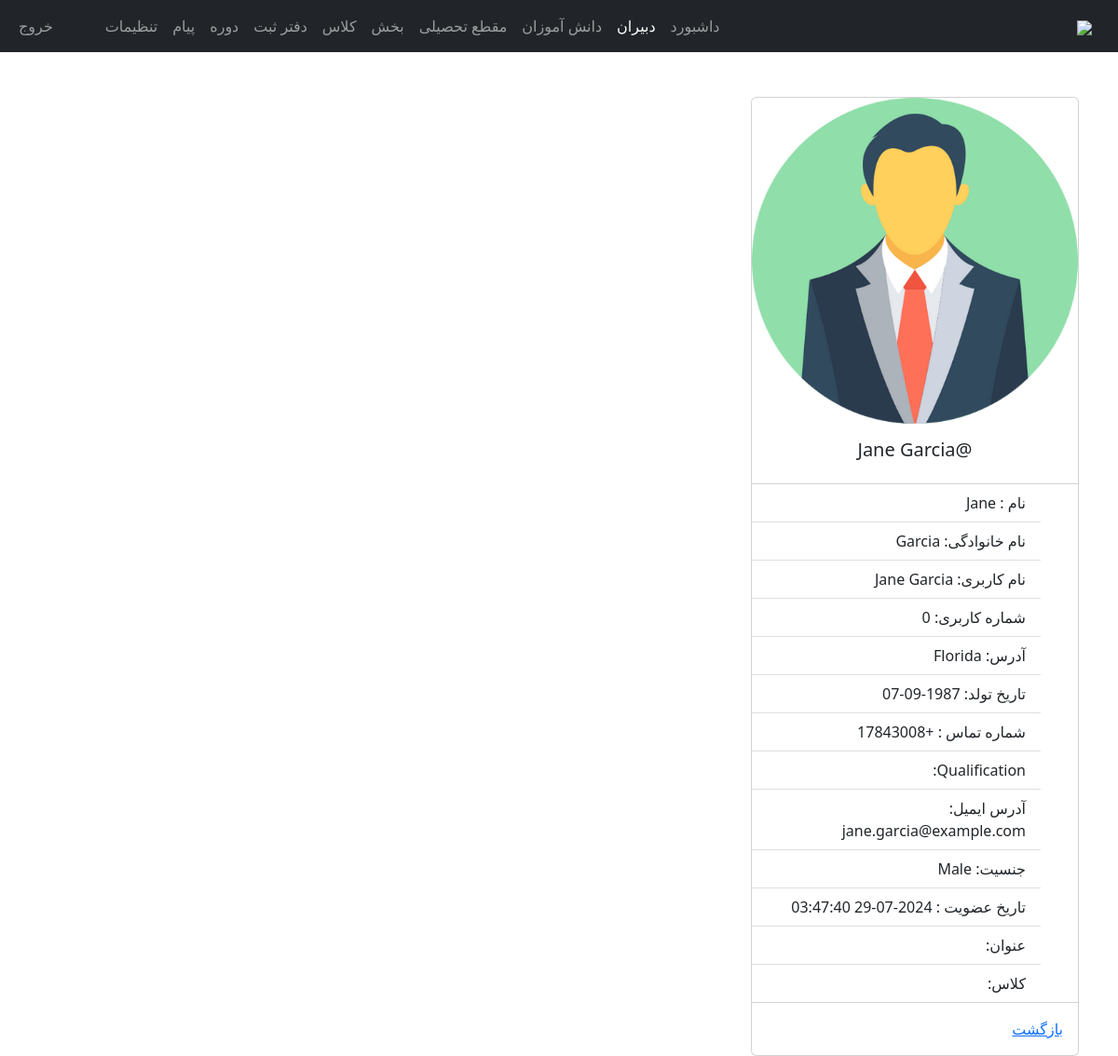
Page /admin/teacher-view.php?teacher_id=51 (signed in) on the committed database.
### tables this page shows
CREATE TABLE `teachers` (
  `teacher_id` int(11) NOT NULL,
  `username` varchar(127) NOT NULL,
  `password` varchar(255) NOT NULL,
  `class` varchar(31) NOT NULL,
  `fname` varchar(127) NOT NULL,
  `lname` varchar(127) NOT NULL,
  `subjects` varchar(31) NOT NULL,
  `address` varchar(31) NOT NULL,
  `employee_number` int(11) NOT NULL,
  `date_of_birth` date DEFAULT NULL,
  `phone_number` varchar(31) NOT NULL,
  `qualification` varchar(127) NOT NULL,
  `gender` varchar(7) NOT NULL,
  `email_address` varchar(255) NOT NULL,
  `date_of_joined` datetime NOT NULL DEFAULT current_timestamp()
);

### admin/data/teacher.php (called while the page is built, shortened)
<?php
function getTeacherById($teacher_id, $conn){
   $sql = "SELECT * FROM teachers
           WHERE teacher_id=?";
   $stmt = $conn->prepare($sql);
   $stmt->execute([$teacher_id]);
   if ($stmt->rowCount() == 1) {
     $teacher = $stmt->fetch();
     return $teacher;
   }else {
    return 0;
   }
}

### admin/teacher-view.php (the view, shortened to what this page needs)
<?php
if (
  isset($_SESSION['admin_id']) &&
  isset($_SESSION['role'])
) {
  if ($_SESSION['role'] == 'Admin') {
    include "../DB_connection.php";
    include "data/teacher.php";
    include "data/class.php";
    if (isset($_GET['teacher_id'])) {
      $teacher_id = $_GET['teacher_id'];
      $teacher = getTeacherById($teacher_id, $conn);
?>
      <!DOCTYPE html>
      <html lang="fa" dir="rtl">
      <head>
        <link rel="stylesheet" href="https://cdn.jsdelivr.net/npm/bootstrap@5.2.0/dist/css/bootstrap.min.css">
        <link rel="stylesheet" href="../css/style.css">
        <link rel="stylesheet" href="https://cdnjs.cloudflare.com/ajax/libs/font-awesome/4.7.0/css/font-awesome.min.css">
      </head>
      <body>
        <?php
        include "inc/navbar.php";
        if ($teacher != 0) {
        ?>
          <div class="container mt-5">
            <div class="card" style="width: 22rem;">
              <img src="../img/teacher-<?= $teacher['gender'] ?>.png" class="card-img-top" alt="...">
              <div class="card-body">
                <h5 class="card-title text-center">@<?= $teacher['username'] ?></h5>
              </div>
              <ul class="list-group list-group-flush">
                <li class="list-group-item">نام : <?= $teacher['fname'] ?></li>
                <li class="list-group-item">نام خانوادگی: <?= $teacher['lname'] ?></li>
                <li class="list-group-item">نام کاربری: <?= $teacher['username'] ?></li>
                <li class="list-group-item">شماره کاربری: <?= $teacher['employee_number'] ?></li>
                <li class="list-group-item">آدرس: <?= $teacher['address'] ?></li>
                <li class="list-group-item">تاریخ تولد: <?= $teacher['date_of_birth'] ?></li>
                <li class="list-group-item">شماره تماس : <?= $teacher['phone_number'] ?></li>
                <li class="list-group-item">Qualification: <?= $teacher['qualification'] ?></li>
                <li class="list-group-item">آدرس ایمیل: <?= $teacher['email_address'] ?></li>
                <li class="list-group-item">جنسیت: <?= $teacher['gender'] ?></li>
                <li class="list-group-item">تاریخ عضویت : <?= $teacher['date_of_joined'] ?></li>
                <li class="list-group-item">عنوان:
                </li>
                <li class="list-group-item">کلاس:
                </li>
              </ul>
              <div class="card-body">
                <a href="teacher.php" class="card-link">بازگشت</a>
              </div>
            </div>
          </div>
        <?php
        } else {
          header("Location: teacher.php");
          exit;
        }
        ?>
      </body>
      </html>
<?php
    } else {
      header("Location: teacher.php");
      exit;
    }
  } else {
    header("Location: ../login.php");
    exit;
  }
} else {
  header("Location: ../login.php");
  exit;
}
?>

### rows in the picture
teachers: gender (picture), username "Jane Garcia", fname "Jane", lname "Garcia", employee_number "0", address "Florida", date_of_birth "1987-09-07", phone_number "+17843008", email_address "jane.garcia@example.com", gender "Male", date_of_joined "2024-07-29 03:47:40"
